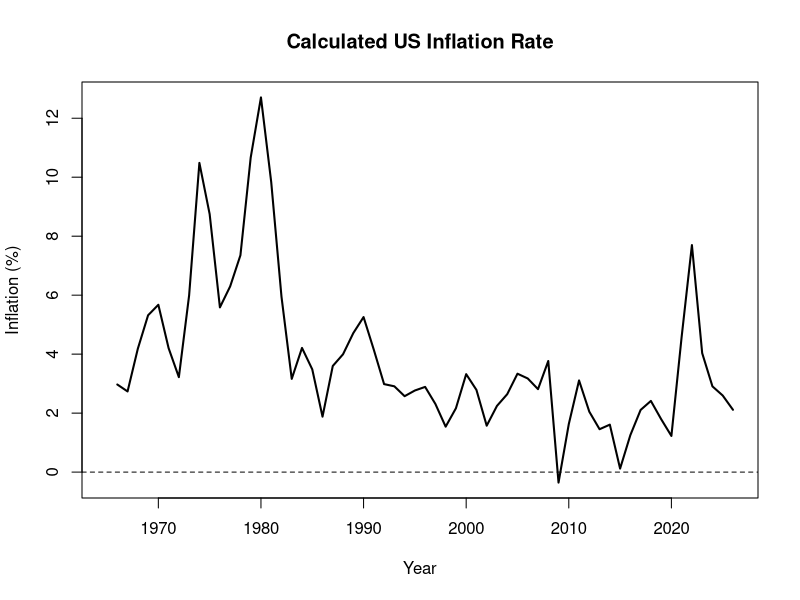

The R script that drew this image:
# Cleaning_Inflation.r

library(readxl)
library(tidyverse)
library(tseries)


# Consumer Price Index for All Urban Consumers from BLS
# aggregates monthly CPI data to annual CPI. Then calculate inflation = 100*ln(CPI)
# https://data.bls.gov/dataViewer/view/timeseries/CUUR0000SA0
cpi_raw <- read_excel(
  "CPI_BLSxlsx.xlsx",
  skip = 10
)

# Rename columns
names(cpi_raw) <- c(
  "YEAR",
  "PERIOD",
  "LABEL",
  "CPI",
  "NET_CHANGE"
)

cpi_data <- cpi_raw %>%
  select(YEAR, PERIOD, CPI) %>%
  mutate(
    YEAR = as.numeric(YEAR),
    CPI = as.numeric(CPI)
  )

# Annualize and calculate inflation
cpi_annual <- cpi_data %>%
  group_by(YEAR) %>%
  summarize(CPI = mean(CPI, na.rm = TRUE)) %>%
  ungroup() %>%
  arrange(YEAR) %>%
  mutate(
    infl = 100 * c(NA, diff(log(CPI)))
  )

plot(
  cpi_annual$YEAR,
  cpi_annual$infl,
  type = "l",
  lwd = 2,
  main = "Calculated US Inflation Rate",
  xlab = "Year",
  ylab = "Inflation (%)"
)

abline(h = 0, lty = 2)


adf.test(na.omit(cpi_annual$infl))
